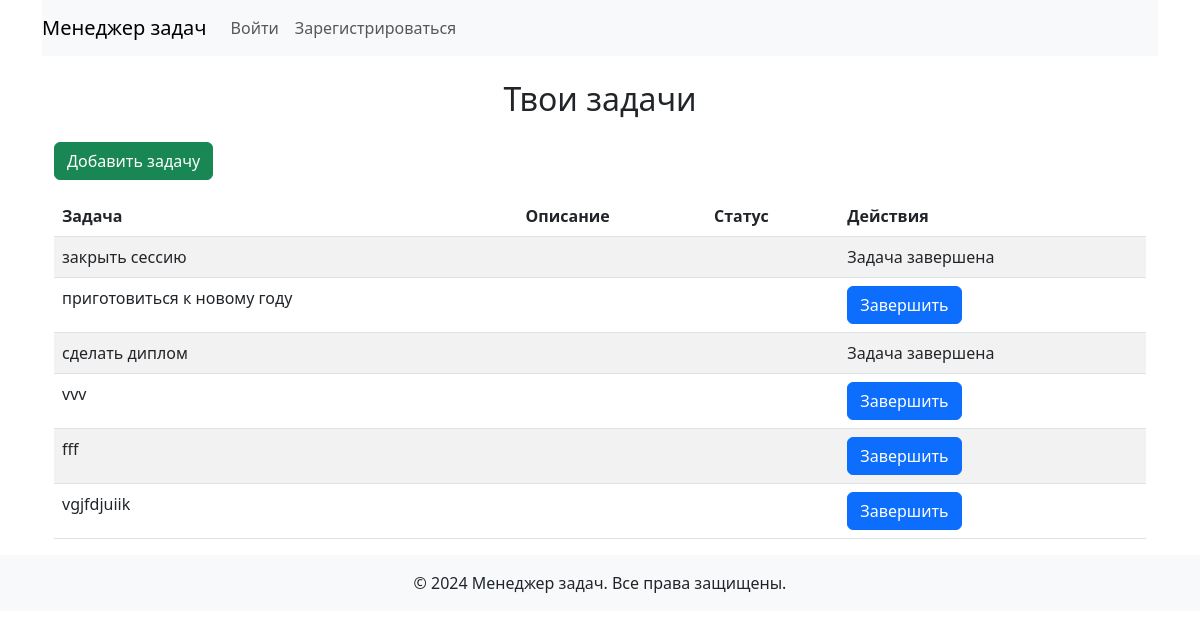
The page / on the database its author committed.
### tasks/models.py (models this page shows, shortened)
class Task(models.Model):
    PRIORITY_CHOICES = [
        ('low', 'Low'),
        ('medium', 'Medium'),
        ('high', 'High'),
    ]
    user = models.ForeignKey(User, on_delete=models.CASCADE)
    title = models.CharField(max_length=200)
    description = models.TextField(blank=True, null=True)
    due_date = models.DateTimeField()
    priority = models.CharField(max_length=10, choices=PRIORITY_CHOICES)
    completed = models.BooleanField(default=False)

### tasks/views.py (the view)
# urls.py: path('', views.task_list, name='task_list'),
def task_list(request):
    tasks = Task.objects.all()  # Показываем задачи только для текущего пользователя
    context = {'tasks': tasks}
    if request.user.is_authenticated:
        context['user_can_edit'] = True
    else:
        context['user_can_edit'] = False
    return render(request, 'tasks/task_list.html', context)

### tasks/templates/tasks/task_list.html (shortened to what this page needs)
{% extends "base_generic.html" %}
  {% if user.is_authenticated %}
    {% block content %}
    <h2 class="text-center my-4">Твои задачи</h2>
    <div class="row mb-3">
      <div class="col-md-12">
          <a href="{% url 'create_task' %}" class="btn btn-success">Добавить задачу</a>
      </div>
    </div>
    <table class="table table-striped">
    <thead>
        <tr>
            <th>Задача</th>
            <th>Описание</th>
            <th>Статус</th>
            <th>Действия</th>
        </tr>
    </thead>
    <tbody>
      {% for task in tasks %}
        <tr>
            <td>{{ task.title }}</td>
            <td>{{ task.description }}</td>
            <td>{{ task.status }}</td>
            <td>
          {% if not task.completed %}
            <a href="{% url 'complete_task' task.id %}" class="btn btn-primary">Завершить</a>
          {% else %}
            <span>Задача завершена</span>
          {% endif %}
            </td>
        </tr>
      {% endfor %}
    </tbody>
    </table>
    {% endblock %}
  {% endif %}

### tasks/templates/base_generic.html (shortened to what this page needs)
<!DOCTYPE html>
<html lang="en">
<head>
   <link href="https://cdn.jsdelivr.net/npm/bootstrap@5.3.0-alpha1/dist/css/bootstrap.min.css" rel="stylesheet">
</head>
<body>
    <div class="container">
        <nav class="navbar navbar-expand-lg navbar-light bg-light">
            <a class="navbar-brand" href="{% url 'task_list' %}">Менеджер задач</a>
            <ul class="navbar-nav">
                {% if user.is_authenticated %}
                    <form method="post" action="{% url 'logout' %}">
                        {% csrf_token %}
                        <button type="submit" class="btn btn-danger">Выйти</button>
                    </form>
                {% else %}
                    <li class="nav-item"><a class="nav-link" href="{% url 'login' %}">Войти</a></li>
                    <li class="nav-item"><a class="nav-link" href="{% url 'register' %}">Зарегистрироваться</a></li>
                {% endif %}
            </ul>
        </nav>
        <main class="container mt-4">
            {% block content %}
            {% endblock %}
        </main>
    </div>
    <footer class="bg-light text-center py-3 mt-auto">
        <p class="mb-0">&copy; 2024 Менеджер задач. Все права защищены.</p>
    </footer>
</body>
</html>

### rows shown on the page
Task: title "закрыть сессию", completed "Задача завершена"
Task: title "приготовиться к новому году", completed "Завершить"
Task: title "сделать диплом", completed "Задача завершена"
Task: title "vvv", completed "Завершить"
Task: title "fff", completed "Завершить"
Task: title "vgjfdjuiik", completed "Завершить"
